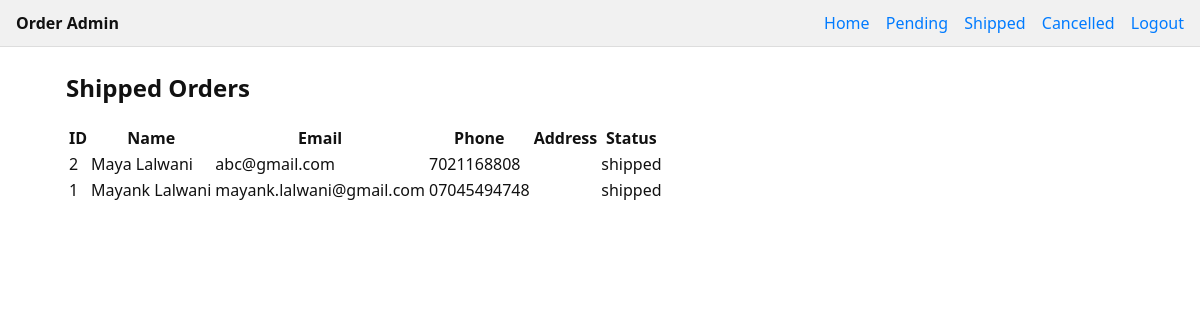
/admin/orders?status=shipped (signed in), run on the app's committed database.
### tables this page shows
CREATE TABLE orders (
            id INTEGER PRIMARY KEY AUTOINCREMENT,
            email TEXT,
            phone TEXT,
            name TEXT,
            addressLine1 TEXT,
            addressLine2 TEXT,
            landmark TEXT,
            pincode TEXT,
            city TEXT,
            state TEXT,
            country TEXT,
            quantity INTEGER,
            paymentProof TEXT,
            created_at TEXT
        , status TEXT DEFAULT 'pending');

### main.py (the view)
@app.get("/admin/orders")
def admin_list_orders(
    request: Request,
    status: str = "pending",
    q: str = "",
    page: int = 1,
    page_size: int = 20
):
    require_admin(request)
    offset = max(0, (page - 1) * page_size)
    conn = sqlite3.connect(DB_PATH)
    conn.row_factory = sqlite3.Row
    cursor = conn.cursor()
    base = "SELECT * FROM orders"
    where = []
    params = []
    if status:
        where.append("status = ?")
        params.append(status)
    if q:
        where.append("(phone LIKE ? OR email LIKE ? OR name LIKE ?)")
        like = f"%{q}%"
        params.extend([like, like, like])
    where_clause = (" WHERE " + " AND ".join(where)) if where else ""
    order_clause = " ORDER BY id DESC"
    limit_clause = " LIMIT ? OFFSET ?"
    params.extend([page_size, offset])
    cursor.execute(base + where_clause + order_clause + limit_clause, params)
    rows = cursor.fetchall()
    count_sql = "SELECT COUNT(*) FROM orders" + where_clause
    cursor.execute(count_sql, params[:-2])  # exclude limit/offset
    total = cursor.fetchone()[0]
    conn.close()
    return templates.TemplateResponse(
        "admin_orders_filtered.html",
        {
            "request": request,
            "orders": [dict(row) for row in rows],
            "total": total,
            "page": page,
            "page_size": page_size,
            "status": status,
            "q": q
        }
    )

### templates/admin_orders_filtered.html
{% extends "base.html" %}
{% block content %}
<h2>{{ status|capitalize }} Orders</h2>
<table>
  <thead>
    <tr>
      <th>ID</th>
      <th>Name</th>
      <th>Email</th>
      <th>Phone</th>
      <th>Address</th>
      <th>Status</th>
    </tr>
  </thead>
  <tbody>
    {% for order in orders %}
    <tr>
      <td>{{ order.id }}</td>
      <td>{{ order.name }}</td>
      <td>{{ order.email }}</td>
      <td>{{ order.phone }}</td>
      <td>{{ order.address }}</td>
      <td>{{ order.status }}</td>
    </tr>
    {% endfor %}
  </tbody>
</table>
{% endblock %}

### templates/base.html (shortened to what this page needs)
<!doctype html>
<html lang="en">
<head>
  <link href="/static/admin.css" rel="stylesheet">
</head>
<body>
  <header class="topbar">
    <div class="brand">Order Admin</div>
    <nav>
      <a href="/admin">Home</a>
      <a href="/admin/orders?status=pending">Pending</a>
      <a href="/admin/orders?status=shipped">Shipped</a>
      <a href="/admin/orders?status=cancelled">Cancelled</a>
      <a href="/admin/logout">Logout</a>
    </nav>
  </header>
  <main class="container">
    {% block content %}{% endblock %}
  </main>
</body>
</html>

### static/admin.css (style rules this page uses)
:root { --bg: #ffffff; --card: #f9f9f9; --text: #111111; --muted: #555555; --accent: #007bff; --ok: #28a745; --warn: #ffc107; --err: #dc3545; --border: #dddddd; }
* { box-sizing:border-box }
body { margin:0;background:var(--bg);color:var(--text);font-family:system-ui,-apple-system,Segoe UI,Roboto,Ubuntu,Cantarell,Noto Sans,sans-serif }
a { color:var(--accent);text-decoration:none }
.topbar { display: flex; align-items: center; justify-content: space-between; padding: 12px 16px; background: #f1f1f1; border-bottom: 1px solid var(--border); }
.topbar .brand { font-weight:700 }
.topbar nav a { margin-left:12px }
.container { max-width:1100px;margin:24px auto;padding:0 16px }

### data on the page
orders: id "2", name "Maya Lalwani", email "abc@gmail.com", phone "7021168808", status "shipped"
orders: id "1", name "Mayank Lalwani", email "mayank.lalwani@gmail.com", phone "07045494748", status "shipped"

### other printed values
{{ status|capitalize }} "Shipped"
